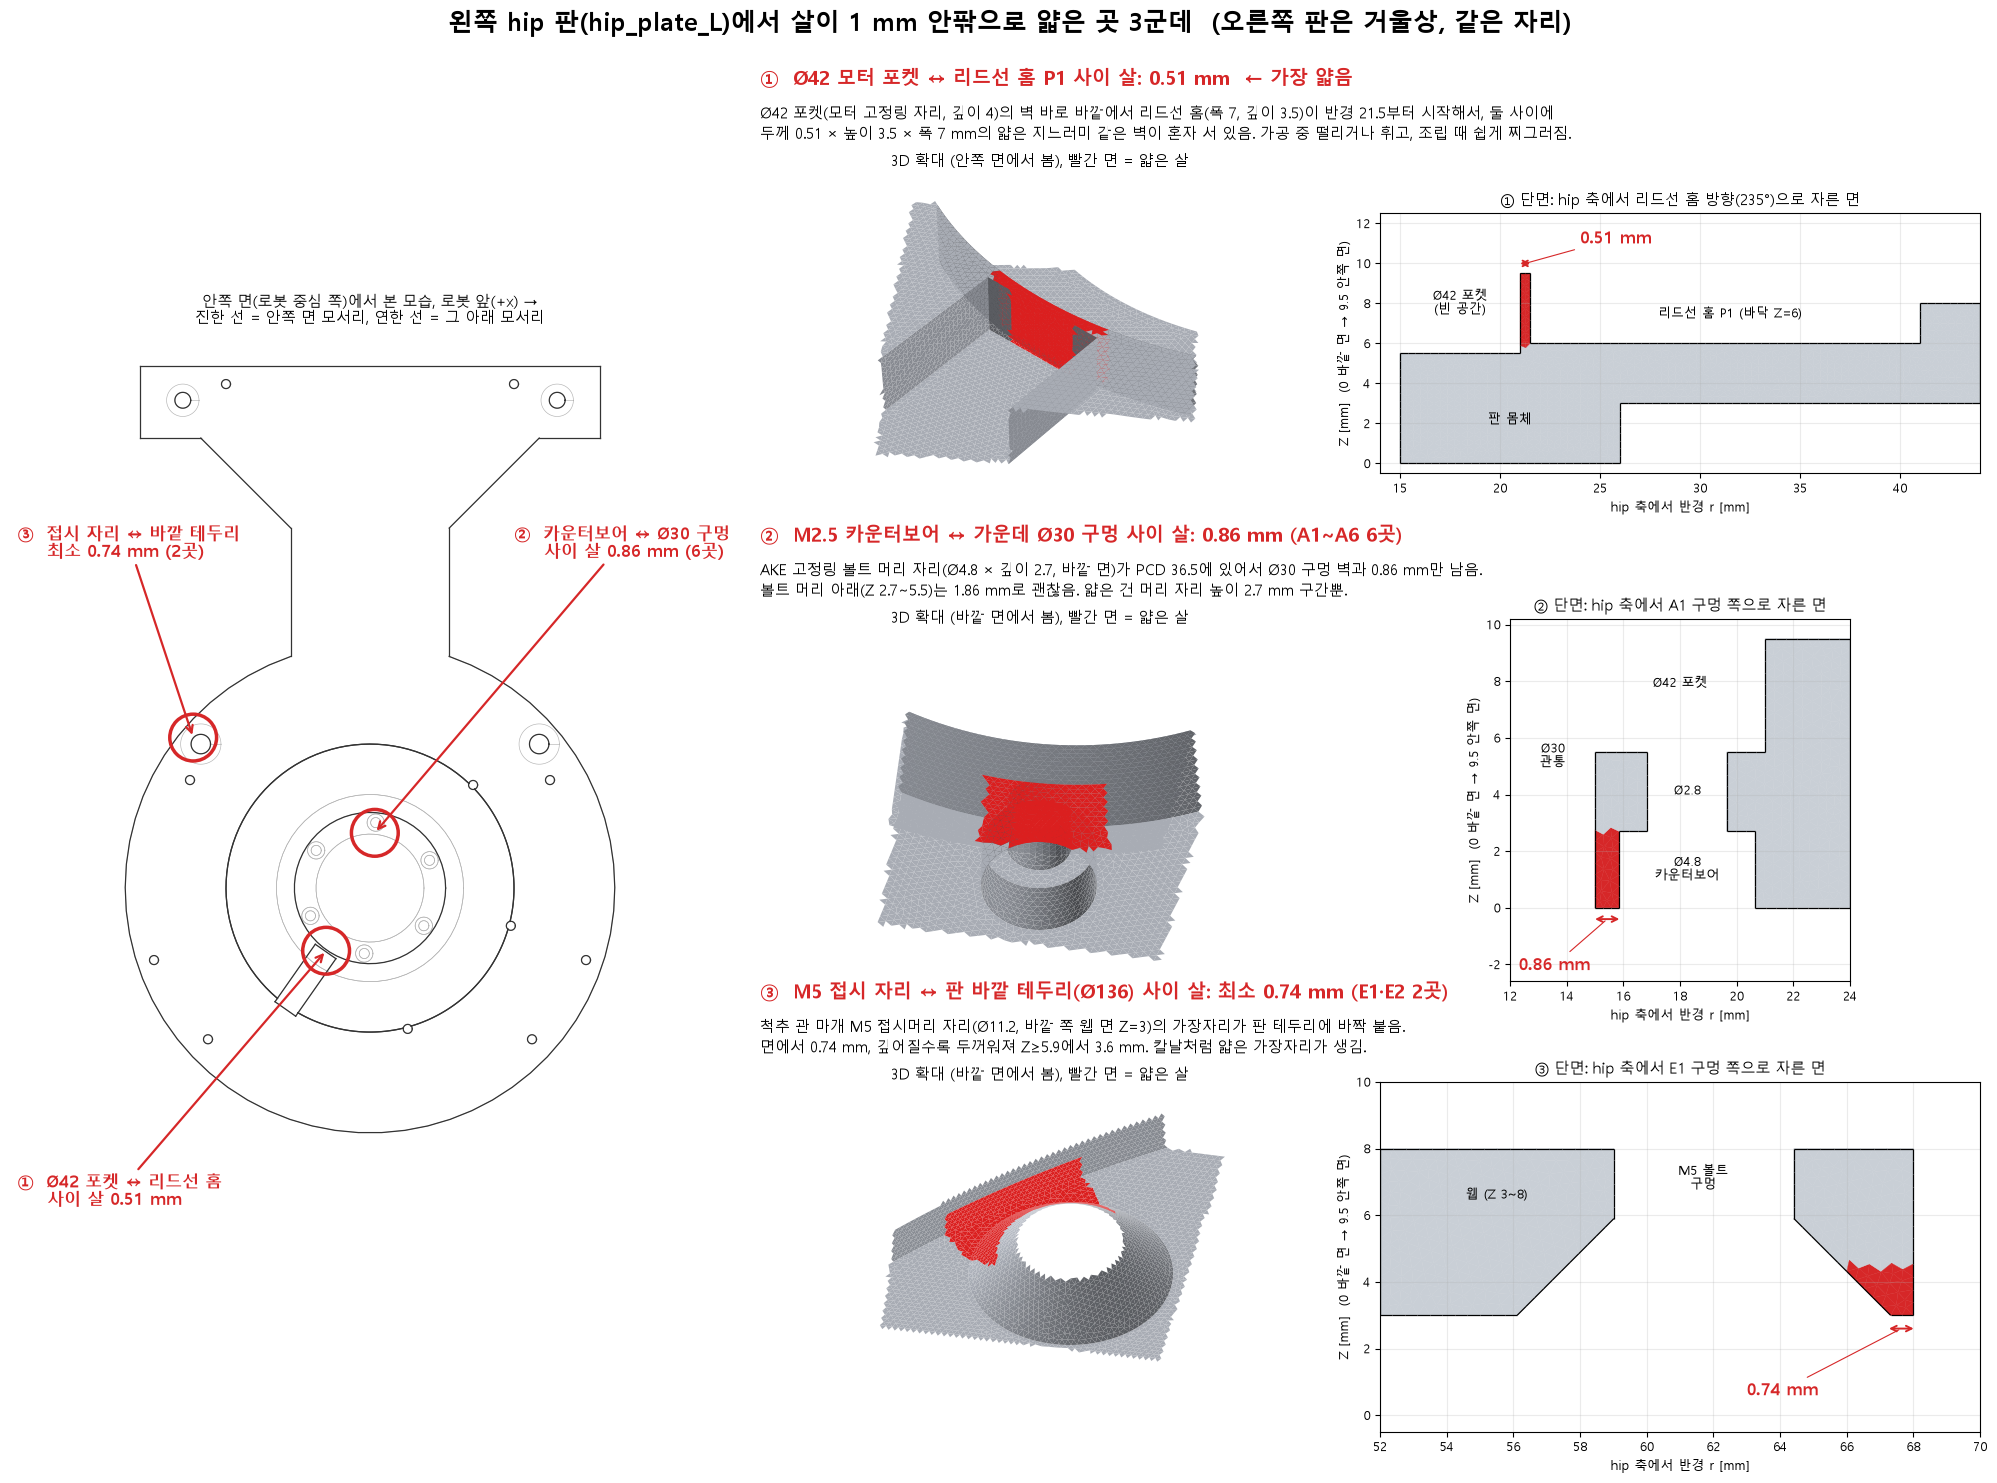

Source code (Python):
"""Hip plate thin walls: where the left plate (quote STEP) has walls under ~1 mm, as a top view, 3D close-ups and
sections.  Explanatory figure, not a manufacturing drawing.  Uses gmsh (OCC) instead of OCP, so it runs in the repo
.venv.  Run make_parts.py first.

    python hip_plate_thin_walls.py       # -> hip_plate_thin_walls.png next to this script
"""
import math
import pathlib
import sys

import gmsh
import matplotlib
matplotlib.use('Agg')
import matplotlib.pyplot as plt
import numpy as np
from matplotlib.collections import LineCollection, PolyCollection
from matplotlib.patches import Circle
from mpl_toolkits.mplot3d.art3d import Poly3DCollection

HERE = pathlib.Path(__file__).resolve().parent
STEP = HERE.parent / 'step' / 'hip_plate_L.step'
plt.rcParams['font.family'] = 'Malgun Gothic'
plt.rcParams['axes.unicode_minus'] = False
RED = '#d62728'

gmsh.initialize(); gmsh.option.setNumber('General.Terminal', 0)
gmsh.model.occ.importShapes(str(STEP)); gmsh.model.occ.synchronize()
VOL = gmsh.model.getEntities(3)[0]


def section_cut(u, s0, s1):
    """section faces of the plate on the vertical half plane through the hip axis along unit u, r in [s0, s1]"""
    rect = gmsh.model.occ.addRectangle(s0, -1.0, 0.0, s1 - s0, 12.0)          # x = r, y = Z
    gmsh.model.occ.rotate([(2, rect)], 0, 0, 0, 1, 0, 0, math.pi / 2)         # (r, Z, 0) -> (r, 0, Z)
    gmsh.model.occ.rotate([(2, rect)], 0, 0, 0, 0, 0, 1, math.atan2(u[1], u[0]))
    out, _ = gmsh.model.occ.intersect([VOL], [(2, rect)], removeObject=False, removeTool=True)
    return [t for (d, t) in out if d == 2]


def section_tris(tags, u):
    """mesh triangles of the section faces in (r, Z)"""
    tri = []
    for t in tags:
        _, nt = gmsh.model.mesh.getElementsByType(2, t)
        tri.append(P[nt.astype(int).reshape(-1, 3)])
    tri = np.concatenate(tri)
    return np.stack([tri[..., 0] * u[0] + tri[..., 1] * u[1], tri[..., 2]], axis=-1)


# --- thin-wall spots (left plate, hole table frame: origin = hip axis, Z = 0 outside, 9.5 inside) ---
G = math.radians(235.0)                 # lead groove P1 direction
UG = (math.cos(G), math.sin(G))
A1 = (1.59, 18.18)                      # AKE ring M2.5 counterbore (one of six)
UA = (A1[0] / math.hypot(*A1), A1[1] / math.hypot(*A1))
E1 = (-47.0, 40.0)                      # spine tube plug M5 countersink (one of two)
UE = (E1[0] / math.hypot(*E1), E1[1] / math.hypot(*E1))
SPOTS = [  # centre xy, close-up half size, view (elev, azim), seen from outside?
    ((21.25 * UG[0], 21.25 * UG[1]), 7.5, (42, 275), False),
    ((15.4 * UA[0], 15.4 * UA[1]), 6.0, (-52, -100), True),
    ((64.5 * UE[0], 64.5 * UE[1]), 8.0, (-45, 170), True),
]

fig = plt.figure(figsize=(20, 14.5))
fig.text(0.5, 0.995, '왼쪽 hip 판(hip_plate_L)에서 살이 1 mm 안팎으로 얇은 곳 3군데  (오른쪽 판은 거울상, 같은 자리)',
         ha='center', va='top', fontsize=18, weight='bold')

# --- 1. top view (wireframe of every edge, seen from inside like drawing sheet 1) ---
ax = fig.add_axes([0.0, 0.03, 0.36, 0.9]); ax.set_aspect('equal'); ax.axis('off')
for (d, t) in gmsh.model.getEntities(1):
    lo, hi = gmsh.model.getParametrizationBounds(d, t)
    p = np.array(gmsh.model.getValue(d, t, list(np.linspace(lo[0], hi[0], 60)))).reshape(-1, 3)
    top = p[:, 2].mean() > 7.9
    ax.plot(p[:, 0], p[:, 1], color='0.2' if top else '0.7', lw=0.9 if top else 0.45, zorder=2 if top else 1)
for c, _, _, _ in SPOTS:
    ax.add_patch(Circle(c, 6.5, fc='none', ec=RED, lw=2.5, zorder=5))
kw = dict(fontsize=12.5, color=RED, weight='bold', zorder=6,
          bbox=dict(fc='white', ec='none', alpha=0.85, pad=1.5))
ax.annotate('①  Ø42 포켓 ↔ 리드선 홈\n     사이 살 0.51 mm', SPOTS[0][0], (-98, -88),
            arrowprops=dict(arrowstyle='->', color=RED, lw=1.6), **kw)
ax.annotate('②  카운터보어 ↔ Ø30 구멍\n     사이 살 0.86 mm (6곳)', SPOTS[1][0], (40, 92),
            arrowprops=dict(arrowstyle='->', color=RED, lw=1.6), **kw)
ax.annotate('③  접시 자리 ↔ 바깥 테두리\n     최소 0.74 mm (2곳)', SPOTS[2][0], (-98, 92),
            arrowprops=dict(arrowstyle='->', color=RED, lw=1.6), **kw)
ax.text(0, 157, '안쪽 면(로봇 중심 쪽)에서 본 모습, 로봇 앞(+x) →\n진한 선 = 안쪽 면 모서리, 연한 선 = 그 아래 모서리',
        ha='center', fontsize=11)
ax.set_xlim(-100, 100); ax.set_ylim(-95, 168)

# --- 2. surface mesh for the 3D close-ups ---
gmsh.option.setNumber('Mesh.MeshSizeMax', 0.35)
gmsh.option.setNumber('Mesh.MeshSizeMin', 0.1)
gmsh.option.setNumber('Mesh.MeshSizeFromCurvature', 20)
gmsh.model.mesh.generate(2)
tags, xyz, _ = gmsh.model.mesh.getNodes()
P = np.zeros((int(tags.max()) + 1, 3)); P[tags.astype(int)] = xyz.reshape(-1, 3)
_, ntri = gmsh.model.mesh.getElementsByType(2)
TRI = P[ntri.astype(int).reshape(-1, 3)]
# sections: cut, re-mesh (the plate faces too, cheap) and keep the section triangles
gmsh.model.mesh.clear()
SEC_TAGS = [section_cut(UG, 14, 44), section_cut(UA, 12, 24), section_cut(UE, 52, 69)]
gmsh.model.occ.synchronize()
gmsh.option.setNumber('Mesh.MeshSizeMax', 0.4)
gmsh.model.mesh.generate(2)
tags, xyz, _ = gmsh.model.mesh.getNodes()
P = np.zeros((int(tags.max()) + 1, 3)); P[tags.astype(int)] = xyz.reshape(-1, 3)
SEC = [section_tris(t, u) for t, u in zip(SEC_TAGS, (UG, UA, UE))]
CEN = TRI.mean(axis=1)
NRM = np.cross(TRI[:, 1] - TRI[:, 0], TRI[:, 2] - TRI[:, 0])
NRM /= np.linalg.norm(NRM, axis=1, keepdims=True) + 1e-12
R = np.hypot(CEN[:, 0], CEN[:, 1]); ANG = np.arctan2(CEN[:, 1], CEN[:, 0])


def ang_d(a, b):
    return np.abs((a - b + np.pi) % (2 * np.pi) - np.pi)


def thin_mask(k):
    """triangles on the faces that bound thin wall k"""
    if k == 0:   # sliver between the Ø42 pocket (r 21.006) and the groove start (r 21.5), Z 6 ~ 9.5
        return (R > 20.9) & (R < 21.6) & (ang_d(ANG, G) < 3.6 / 21.25) & (CEN[:, 2] > 5.95)
    if k == 1:   # Ø30 bore / Ø4.8 counterbore walls, Z 0 ~ 2.7, next to each of the six A holes
        aa = np.array([math.atan2(y, x) for x, y in [(1.59, 18.18), (-14.95, 10.47), (16.54, 7.71),
                                                     (-16.54, -7.71), (14.95, -10.47), (-1.59, -18.18)]])
        near = np.min(np.stack([ang_d(ANG, a) for a in aa]), axis=0) < 2.6 / 15.5
        return near & (R > 14.9) & (R < 16.2) & (CEN[:, 2] < 2.75)
    # countersink cone / outer rim beside E1, E2 (Z 3 ~ 4.5, where the wall is under ~2 mm)
    m = np.zeros(len(CEN), bool)
    for ex, ey in [(-47.0, 40.0), (47.0, 40.0)]:
        a = math.atan2(ey, ex)
        m |= (ang_d(ANG, a) < 4.0 / 64.0) & (R > 63.5) & (CEN[:, 2] < 4.5) & (CEN[:, 2] > 2.9)
    return m


def closeup(rect, k, c, half, view, outside):
    a3 = fig.add_axes(rect, projection='3d')
    sel = (np.abs(CEN[:, 0] - c[0]) < half) & (np.abs(CEN[:, 1] - c[1]) < half)
    # keep the faces on the viewed side only (the painter's sort in mplot3d mixes far faces in)
    sel &= (CEN[:, 2] < 5.6) if outside else (CEN[:, 2] > 5.4)
    tri = TRI[sel]; n = NRM[sel]
    light = np.array([0.35, -0.45, -0.82 if outside else 0.82]); light /= np.linalg.norm(light)
    shade = 0.35 + 0.6 * np.abs(n @ light)
    col = np.stack([shade * 0.78, shade * 0.80, shade * 0.84, np.ones_like(shade)], axis=1)
    col[thin_mask(k)[sel]] = [0.86, 0.12, 0.12, 1.0]
    a3.add_collection3d(Poly3DCollection(tri, facecolors=col, edgecolors='none'))
    zl = (-0.5, 6.0) if outside else (5.0, 10.0)
    a3.set_xlim(c[0] - half, c[0] + half); a3.set_ylim(c[1] - half, c[1] + half); a3.set_zlim(*zl)
    a3.set_box_aspect((1, 1, (zl[1] - zl[0]) / (2 * half)), zoom=1.15)
    a3.view_init(*view); a3.axis('off')
    a3.text2D(0.5, 0.97, '3D 확대 (%s에서 봄), 빨간 면 = 얇은 살' % ('바깥 면' if outside else '안쪽 면'),
              transform=a3.transAxes, ha='center', fontsize=11)
    return a3


def sec_plot(rect, tri, red, title, xlim, ylim):
    a = fig.add_axes(rect)
    c = tri.mean(axis=1)
    isred = red(c[:, 0], c[:, 1])
    col = np.where(isred[:, None], np.array(matplotlib.colors.to_rgba(RED)), np.array([0.79, 0.81, 0.84, 1.0]))
    a.add_collection(PolyCollection(tri, facecolors=col, edgecolors=col, linewidths=0.3))
    # outline = triangle edges used once
    e = np.concatenate([tri[:, [0, 1]], tri[:, [1, 2]], tri[:, [2, 0]]])
    er = np.round(e, 4)
    swap = (er[:, 0, 0] > er[:, 1, 0]) | ((er[:, 0, 0] == er[:, 1, 0]) & (er[:, 0, 1] > er[:, 1, 1]))
    er[swap] = er[swap][:, ::-1]
    _, inv, cnt = np.unique(er.reshape(-1, 4), axis=0, return_inverse=True, return_counts=True)
    a.add_collection(LineCollection(e[cnt[inv.ravel()] == 1], colors='k', linewidths=0.9))
    a.set_xlim(*xlim); a.set_ylim(*ylim)
    a.set_aspect('equal'); a.set_title(title, fontsize=11)
    a.set_xlabel('hip 축에서 반경 r [mm]', fontsize=9.5)
    a.set_ylabel('Z [mm]  (0 바깥 면 → 9.5 안쪽 면)', fontsize=9.5)
    a.tick_params(labelsize=8.5); a.grid(alpha=0.25)
    return a


def dim(a, x0, x1, y, txt, tx, ty):
    a.annotate('', (x0, y), (x1, y), arrowprops=dict(arrowstyle='<->', color=RED, lw=1.4, shrinkA=0, shrinkB=0))
    a.annotate(txt, ((x0 + x1) / 2, y), (tx, ty), color=RED, fontsize=12.5, weight='bold',
               arrowprops=dict(arrowstyle='-', color=RED, lw=0.8))


def row(top, k, head, note):
    fig.text(0.375, top, head, fontsize=14, weight='bold', color=RED, va='top')
    fig.text(0.375, top - 0.024, note, fontsize=10.5, va='top', linespacing=1.4)
    closeup([0.37, top - 0.315, 0.29, 0.255], k, *SPOTS[k])


# row 1: pocket / groove sliver
row(0.955, 0, '①  Ø42 모터 포켓 ↔ 리드선 홈 P1 사이 살: 0.51 mm  ← 가장 얇음',
    'Ø42 포켓(모터 고정링 자리, 깊이 4)의 벽 바로 바깥에서 리드선 홈(폭 7, 깊이 3.5)이 반경 21.5부터 시작해서, 둘 사이에\n'
    '두께 0.51 × 높이 3.5 × 폭 7 mm의 얇은 지느러미 같은 벽이 혼자 서 있음. 가공 중 떨리거나 휘고, 조립 때 쉽게 찌그러짐.')
a = sec_plot([0.685, 0.64, 0.30, 0.25], SEC[0], lambda S, Z: (S > 20.9) & (S < 21.7) & (Z > 5.9),
             '① 단면: hip 축에서 리드선 홈 방향(235°)으로 자른 면', (14, 44), (-0.5, 12.5))
dim(a, 21.006, 21.515, 10.0, '0.51 mm', 24.0, 11.0)
a.text(18.0, 7.5, 'Ø42 포켓\n(빈 공간)', fontsize=9.5, ha='center')
a.text(31.5, 7.3, '리드선 홈 P1 (바닥 Z=6)', fontsize=9.5, ha='center')
a.text(20.5, 2.0, '판 몸체', fontsize=9.5, ha='center')

# row 2: counterbore / Ø30 bore
row(0.64, 1, '②  M2.5 카운터보어 ↔ 가운데 Ø30 구멍 사이 살: 0.86 mm (A1~A6 6곳)',
    'AKE 고정링 볼트 머리 자리(Ø4.8 × 깊이 2.7, 바깥 면)가 PCD 36.5에 있어서 Ø30 구멍 벽과 0.86 mm만 남음.\n'
    '볼트 머리 아래(Z 2.7~5.5)는 1.86 mm로 괜찮음. 얇은 건 머리 자리 높이 2.7 mm 구간뿐.')
a = sec_plot([0.685, 0.325, 0.30, 0.25], SEC[1], lambda S, Z: (S > 14.95) & (S < 15.9) & (Z < 2.75),
             '② 단면: hip 축에서 A1 구멍 쪽으로 자른 면', (12, 24), (-2.6, 10.2))
dim(a, 15.0, 15.86, -0.4, '0.86 mm', 12.3, -2.2)
a.text(13.5, 5.0, 'Ø30\n관통', fontsize=9.5, ha='center')
a.text(18.25, 1.0, 'Ø4.8\n카운터보어', fontsize=9, ha='center')
a.text(18.25, 4.0, 'Ø2.8', fontsize=9, ha='center')
a.text(18.0, 7.8, 'Ø42 포켓', fontsize=9.5, ha='center')

# row 3: countersink / outer rim
row(0.325, 2, '③  M5 접시 자리 ↔ 판 바깥 테두리(Ø136) 사이 살: 최소 0.74 mm (E1·E2 2곳)',
    '척추 관 마개 M5 접시머리 자리(Ø11.2, 바깥 쪽 웹 면 Z=3)의 가장자리가 판 테두리에 바짝 붙음.\n'
    '면에서 0.74 mm, 깊어질수록 두꺼워져 Z≥5.9에서 3.6 mm. 칼날처럼 얇은 가장자리가 생김.')
a = sec_plot([0.685, 0.01, 0.30, 0.25], SEC[2], lambda S, Z: (S > 66.0) & (Z < 4.5),
             '③ 단면: hip 축에서 E1 구멍 쪽으로 자른 면', (52, 70), (-0.5, 10.0))
dim(a, 67.27, 68.01, 2.6, '0.74 mm', 63.0, 0.6)
a.text(61.7, 6.8, 'M5 볼트\n구멍', fontsize=9.5, ha='center')
a.text(55.5, 6.5, '웹 (Z 3~8)', fontsize=9.5, ha='center')

gmsh.finalize()
out = sys.argv[1] if len(sys.argv) > 1 else HERE / 'hip_plate_thin_walls.png'
fig.savefig(out, dpi=100, bbox_inches='tight')
print('wrote', out)
